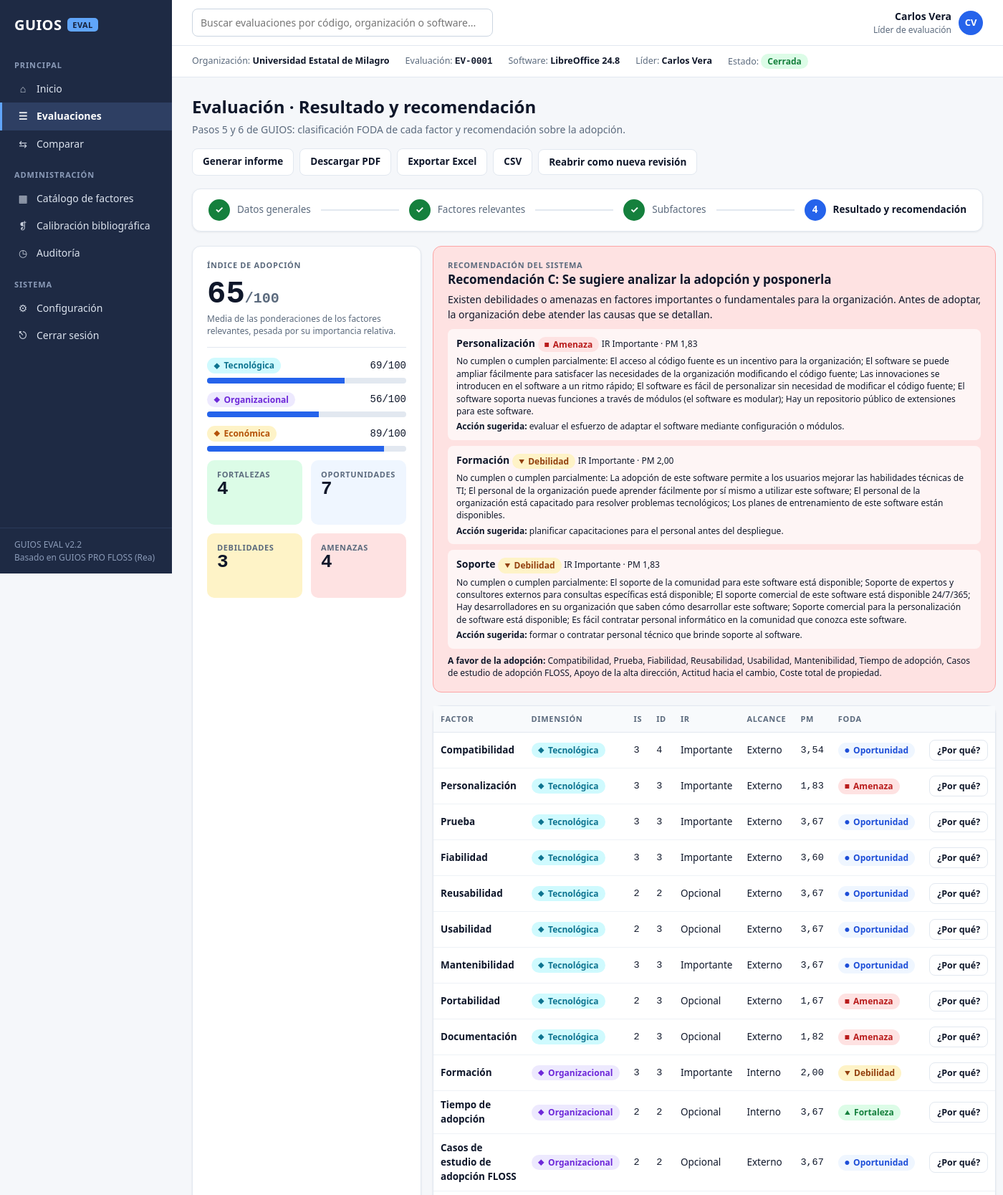
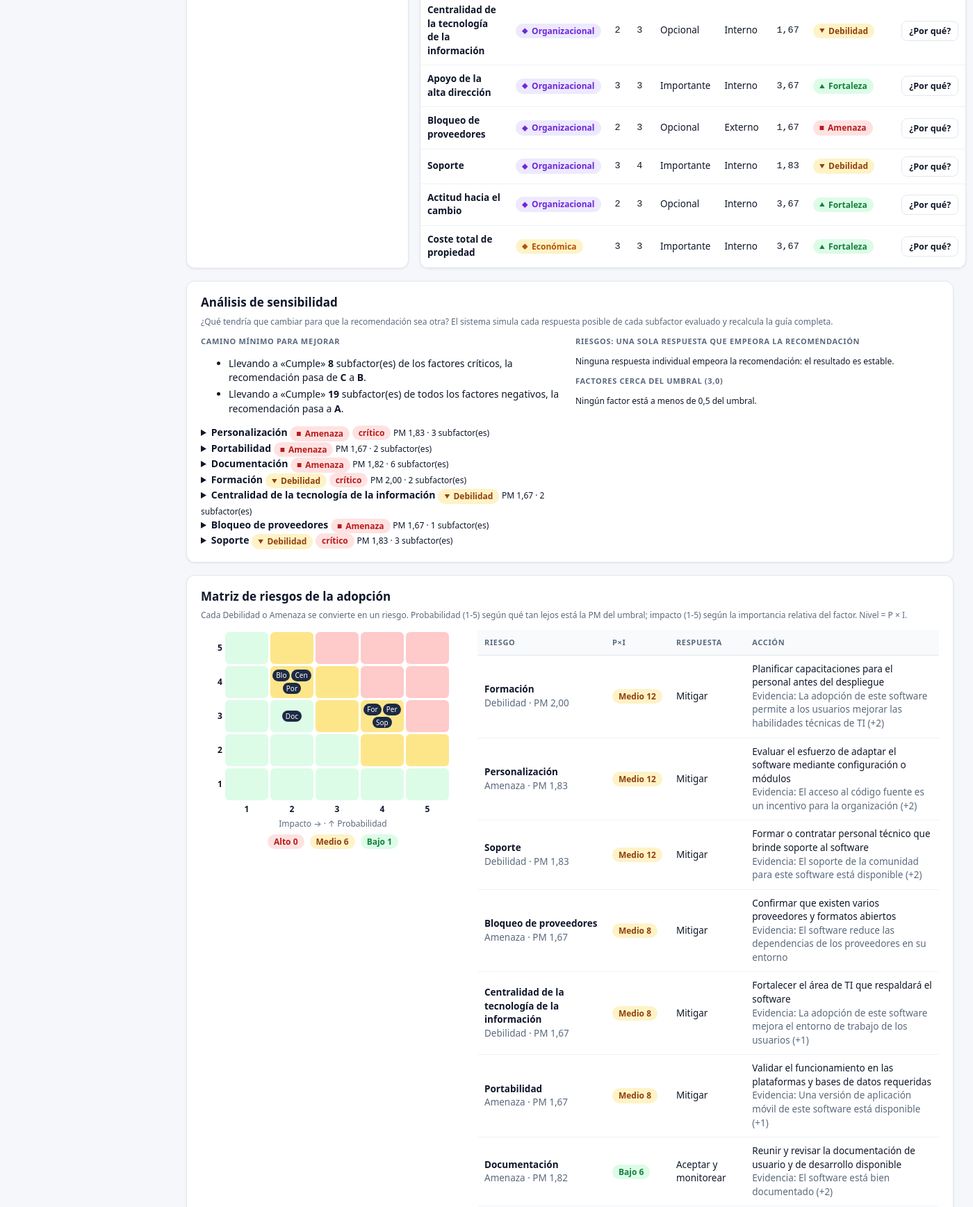
The app's page /evaluaciones/1/paso-4 (signed in, upper part) with its own data (2 pictures, top to bottom).
### tables this page shows
CREATE TABLE usuarios (
  id INTEGER PRIMARY KEY AUTOINCREMENT,
  nombre TEXT NOT NULL,
  correo TEXT NOT NULL UNIQUE,
  clave TEXT NOT NULL,
  rol TEXT NOT NULL,
  activo INTEGER NOT NULL DEFAULT 1,
  creado TEXT NOT NULL
, foto TEXT, estado TEXT NOT NULL DEFAULT 'activo', rol_solicitado TEXT, cambiar_clave INTEGER NOT NULL DEFAULT 0, motivo_rechazo TEXT);

CREATE TABLE evaluaciones (
  id INTEGER PRIMARY KEY AUTOINCREMENT,
  codigo TEXT NOT NULL UNIQUE,
  org_nombre TEXT NOT NULL,
  org_ruc TEXT, org_sector TEXT, org_correo TEXT,
  sw_nombre TEXT NOT NULL,
  sw_version TEXT, sw_tipo TEXT, sw_licencia TEXT, sw_proveedor TEXT, sw_descripcion TEXT,
  catalogo_id INTEGER NOT NULL REFERENCES catalogos(id),
  snapshot TEXT NOT NULL,
  estado TEXT NOT NULL DEFAULT 'borrador',
  lider_id INTEGER NOT NULL REFERENCES usuarios(id),
  revision_de INTEGER REFERENCES evaluaciones(id),
  decision TEXT NOT NULL DEFAULT 'no_emitida',
  decision_comentario TEXT,
  decision_por INTEGER REFERENCES usuarios(id),
  decision_fecha TEXT,
  resultado TEXT,
  creado TEXT NOT NULL,
  cerrado TEXT
, resumen_ia TEXT);

CREATE TABLE votos_factor (
  evaluacion_id INTEGER NOT NULL REFERENCES evaluaciones(id) ON DELETE CASCADE,
  usuario_id INTEGER NOT NULL REFERENCES usuarios(id),
  factor_key TEXT NOT NULL,
  id_valor INTEGER,
  alcance TEXT,
  PRIMARY KEY (evaluacion_id, usuario_id, factor_key)
);

### guios/app.py (the view)
@app.route("/evaluaciones/<int:eid>/paso-4")
@login_requerido()
def paso4(eid):
    ev = obtener_eval(eid)
    res = evaluar(ev)
    revisor = con_rol("revisor")
    sens = engine.sensibilidad(construir_entrada(ev), umbral()) if res["recomendacion"] else None
    resumen = json.loads(ev["resumen_ia"]) if ev["resumen_ia"] else None
    riesgos = engine.matriz_riesgos(res, umbral()) if res["recomendacion"] else None
    return render_template("paso4.html", ev=ev, res=res, umbral=umbral(), es_revisor=revisor, sens=sens, riesgos=riesgos,
                           resumen=resumen, ia_activa=ia_modo() != "desactivado",
                           es_lider=(g.user["id"] == ev["lider_id"] or g.user["rol"] == "admin"),
                           decisor=nombre_usuario(ev["decision_por"]))

### guios/templates/paso4.html (shortened to what this page needs)
{% extends 'base.html' %}{% block title %}Resultado{% endblock %}
{% block content %}
<div class="head">
  <div><h1>Evaluación · Resultado y recomendación</h1><div class="muted">Pasos 5 y 6 de GUIOS: clasificación FODA de cada factor y recomendación sobre la adopción.</div></div>
  <div class="acciones">
    <a class="btn" href="{{ url_for('informe', eid=ev.id) }}">Generar informe</a>
    <a class="btn" href="{{ url_for('informe_pdf', eid=ev.id) }}">Descargar PDF</a>
    <a class="btn" href="{{ url_for('exportar_xlsx', eid=ev.id) }}">Exportar Excel</a>
    <a class="btn" href="{{ url_for('exportar_csv', eid=ev.id) }}">CSV</a>
    {% if ev.estado=='cerrada' and g.user.rol in ['lider','admin'] %}
      <form method="post" action="{{ url_for('nueva_revision', eid=ev.id) }}"><button class="btn">Reabrir como nueva revisión</button></form>{% endif %}
  </div>
</div>
{% set actual = 4 %}{% include 'stepper.html' %}
<div class="grid" style="grid-template-columns:320px 1fr">
  <div class="card">
    <div class="upper">Índice de adopción</div>
    <div class="score" style="margin:10px 0 4px">{{ res.puntaje if res.puntaje is not none else '-' }}<span style="font-size:20px" class="muted">/100</span></div>
    <div class="small muted">Media de las ponderaciones de los factores relevantes, pesada por su importancia relativa.</div>
    <hr style="border:0;border-top:1px solid var(--borde);margin:14px 0">
    {% for dname, val in res.dimensiones.items() %}
      <div class="acciones" style="justify-content:space-between"><span class="chip dim-{{ dname }}">{{ dname }}</span><span class="mono">{{ val if val is not none else '-' }}/100</span></div>
      <div class="bar" style="margin:6px 0 12px"><i style="width:{{ val or 0 }}%"></i></div>
    {% endfor %}
    <div class="foda-grid" style="margin-top:6px">
      <div class="fq-F"><div class="upper">Fortalezas</div><div class="score" style="font-size:26px">{{ res.conteo.Fortaleza }}</div></div>
      <div class="fq-O"><div class="upper">Oportunidades</div><div class="score" style="font-size:26px">{{ res.conteo.Oportunidad }}</div></div>
      <div class="fq-D"><div class="upper">Debilidades</div><div class="score" style="font-size:26px">{{ res.conteo.Debilidad }}</div></div>
      <div class="fq-A"><div class="upper">Amenazas</div><div class="score" style="font-size:26px">{{ res.conteo.Amenaza }}</div></div>
    </div>
  </div>
  <div>
    {% set r = res.recomendacion %}
    {% if r %}
    <div class="reco {{ r.tipo }}" style="margin-bottom:18px">
      <div class="upper">Recomendación del sistema</div>
      <h2>Recomendación {{ r.tipo }}: {{ r.titulo }}</h2>
      <p style="margin:0 0 10px">{{ r.texto }}</p>
      {% for c in r.causas %}
        <div style="background:rgba(255,255,255,.65);border-radius:8px;padding:10px 12px;margin-bottom:8px">
          <b>{{ c.factor }}</b> <span class="chip {{ c.foda }}">{{ c.foda }}</span> <span class="small">IR {{ c.ir }} · PM {{ c.pm|num }}</span>
          {% if c.subfactores %}<div class="small" style="margin-top:4px">No cumplen o cumplen parcialmente: {{ c.subfactores|join('; ') }}.</div>{% endif %}
          <div class="small" style="margin-top:4px"><b>Acción sugerida:</b> {{ c.accion }}.</div>
        </div>
      {% endfor %}
      {% if r.fortalezas %}<div class="small"><b>A favor de la adopción:</b> {{ r.fortalezas|join(', ') }}.</div>{% endif %}
    </div>
    {% else %}<div class="card empty">El resultado aparecerá cuando haya factores relevantes con subfactores evaluados.</div>{% endif %}
    <div class="card" style="padding:0">
      <table class="t">
        <tr><th>Factor</th><th>Dimensión</th><th>IS</th><th>ID</th><th>IR</th><th>Alcance</th><th>PM</th><th>FODA</th><th></th></tr>
        {% for f in res.factores %}
        <tr class="{{ '' if f.relevante else 'off' }}">
          <td><b>{{ f.nombre }}</b>{% if f.desacuerdo_id %} <span class="chip warn">desacuerdo</span>{% endif %}</td>
          <td><span class="chip dim-{{ f.dimension }}">{{ f.dimension }}</span></td>
          <td class="mono">{{ f.is_valor }}</td><td class="mono">{{ f.id or '-' }}</td>
          <td>{{ NIVELES[f.ir] if f.ir else '-' }}</td><td>{{ f.alcance }}</td>
          <td class="mono">{{ f.pm|num }}</td>
          <td>{% if f.foda %}<span class="chip {{ f.foda }}">{{ f.foda }}</span>{% elif not f.relevante and f.ir %}<span class="muted small">No relevante</span>{% else %}<span class="muted small">Sin evaluar</span>{% endif %}</td>
          <td><button type="button" class="btn sm" onclick="toggleCalc('{{ f.key }}')">¿Por qué?</button></td>
        </tr>
        {% endfor %}
      </table>
    </div>
  </div>
</div>
{% if sens %}
<div class="card" id="sensibilidad">
  <h2>Análisis de sensibilidad</h2>
  <p class="small muted" style="margin-top:-6px">¿Qué tendría que cambiar para que la recomendación sea otra? El sistema simula cada respuesta posible de cada subfactor evaluado y recalcula la guía completa.</p>
  <div class="grid g2" style="gap:16px">
    <div>
      <div class="upper">Camino mínimo para mejorar</div>
      {% if sens.base == 'A' %}<p>La recomendación ya es A.</p>
      {% else %}
        <ul class="sens">
        {% if sens.ruta_criticos_resultado and sens.ruta_criticos_resultado != sens.base %}<li>Llevando a «Cumple» <b>{{ sens.ruta_criticos_total }}</b> subfactor(es) de los factores críticos, la recomendación pasa de <b>{{ sens.base }}</b> a <b>{{ sens.ruta_criticos_resultado }}</b>.</li>{% endif %}
        {% if sens.ruta_resultado != sens.base %}<li>Llevando a «Cumple» <b>{{ sens.ruta_total }}</b> subfactor(es) de todos los factores negativos, la recomendación pasa a <b>{{ sens.ruta_resultado }}</b>.</li>{% endif %}
        </ul>
        {% for r in sens.ruta %}<details><summary><b>{{ r.factor }}</b> <span class="chip {{ r.foda }}">{{ r.foda }}</span>{% if r.critico %} <span class="chip mal">crítico</span>{% endif %} <span class="small">PM {{ r.pm|num }} · {{ r.subfactores|length }} subfactor(es)</span></summary>
          <ol class="small">{% for t in r.subfactores %}<li>{{ t }}</li>{% endfor %}</ol></details>{% endfor %}
      {% endif %}
    </div>
    <div>
      <div class="upper">Riesgos: una sola respuesta que empeora la recomendación</div>
      {% if sens.riesgos %}<ul class="sens small">{% for x in sens.riesgos %}<li><b>{{ x.factor }}</b>: «{{ x.subfactor }}» de {{ x.desde|num(1) }} a {{ x.hasta }} → recomendación <b>{{ x.nueva }}</b></li>{% endfor %}</ul>
      {% else %}<p class="small">Ninguna respuesta individual empeora la recomendación: el resultado es estable.</p>{% endif %}
      <div class="upper" style="margin-top:12px">Factores cerca del umbral ({{ umbral|num(1) }})</div>
      {% if sens.cercanos %}<ul class="sens small">{% for c in sens.cercanos %}<li><b>{{ c.factor }}</b> PM {{ c.pm|num }} ({{ c.foda }}){% if c.puntos > 0 %}: le faltan {{ c.puntos|num(1) }} punto(s) para llegar al umbral{% else %}: está {{ (-c.puntos)|num(1) }} punto(s) sobre el umbral{% endif %}</li>{% endfor %}</ul>
      {% else %}<p class="small">Ningún factor está a menos de 0,5 del umbral.</p>{% endif %}
    </div>
  </div>
</div>
{% endif %}
{% if riesgos and riesgos.riesgos %}
<div class="card" id="riesgos">
  <h2>Matriz de riesgos de la adopción</h2>
  <p class="small muted" style="margin-top:-6px">Cada Debilidad o Amenaza se convierte en un riesgo. Probabilidad (1-5) según qué tan lejos está la PM del umbral; impacto (1-5) según la importancia relativa del factor. Nivel = P × I.</p>
  <div class="grid" style="gap:18px;align-items:start;grid-template-columns:380px 1fr">
    <div>
      <table class="heat">
        {% for p in [5,4,3,2,1] %}<tr><th class="small">{{ p }}</th>
          {% for i in [1,2,3,4,5] %}{% set v = p*i %}<td class="{{ 'alto' if v >= 15 else 'medio' if v >= 8 else 'bajo' }}" title="P={{ p }} · I={{ i }} · {{ v }}">{% for f in riesgos.celdas.get((p, i), []) %}<span class="punto" title="{{ f }}">{{ f[:3] }}</span>{% endfor %}</td>{% endfor %}</tr>{% endfor %}
        <tr><th></th>{% for i in [1,2,3,4,5] %}<th class="small">{{ i }}</th>{% endfor %}</tr>
      </table>
      <div class="small muted" style="text-align:center">Impacto →   ·   ↑ Probabilidad</div>
      <div class="acciones small" style="justify-content:center;margin-top:6px"><span class="chip mal">Alto {{ riesgos.conteo.Alto }}</span><span class="chip warn">Medio {{ riesgos.conteo.Medio }}</span><span class="chip ok">Bajo {{ riesgos.conteo.Bajo }}</span></div>
    </div>
    <table class="t small"><tr><th>Riesgo</th><th>P×I</th><th>Respuesta</th><th>Acción</th></tr>
    {% for r in riesgos.riesgos %}<tr><td><b>{{ r.factor }}</b><div class="muted">{{ r.foda }} · PM {{ r.pm|num }}</div></td>
      <td><span class="chip {{ 'mal' if r.nivel=='Alto' else 'warn' if r.nivel=='Medio' else 'ok' }}">{{ r.nivel }} {{ r.valor }}</span></td>
      <td>{{ r.respuesta }}</td><td>{{ r.accion }}{% if r.evidencia %}<div class="muted" title="{{ r.evidencia|join('; ') }}">Evidencia: {{ r.evidencia[0] }}{% if r.evidencia|length > 1 %} (+{{ r.evidencia|length - 1 }}){% endif %}</div>{% endif %}</td></tr>{% endfor %}
    </table>
  </div>
</div>
{% endif %}
{% endblock %}

### guios/templates/base.html (shortened to what this page needs)
<!doctype html>
<html lang="es">
<head>
<link rel="stylesheet" href="{{ url_for('static', filename='css/app.css') }}">
</head>
<body>
{% set ep = request.endpoint %}
<div class="shell">
  <aside class="side">
    <div class="brand">GUIOS <span class="tag">EVAL</span></div>
    <div class="nav">
      <div class="nav-grp">PRINCIPAL</div>
      <a href="{{ url_for('panel') }}" class="{{ 'on' if ep=='panel' }}"><span class="ico">⌂</span>Inicio</a>
      <a href="{{ url_for('evaluaciones') }}" class="{{ 'on' if ep in ['evaluaciones','nueva_evaluacion','paso1','paso2','paso3','paso4','participantes_view'] }}"><span class="ico">☰</span>Evaluaciones</a>
      <a href="{{ url_for('comparar') }}" class="{{ 'on' if ep=='comparar' }}"><span class="ico">⇆</span>Comparar</a>
      <div class="nav-grp">ADMINISTRACIÓN</div>
      <a href="{{ url_for('catalogo') }}" class="{{ 'on' if ep=='catalogo' }}"><span class="ico">▦</span>Catálogo de factores</a>
      <a href="{{ url_for('literatura_view') }}" class="{{ 'on' if ep=='literatura_view' }}"><span class="ico">❡</span>Calibración bibliográfica</a>
      {% if g.user.rol in ['admin','auditor','revisor','lider'] %}
      <a href="{{ url_for('auditoria') }}" class="{{ 'on' if ep=='auditoria' }}"><span class="ico">◷</span>Auditoría</a>
      {% endif %}
      <div class="nav-grp">SISTEMA</div>
      <a href="{{ url_for('configuracion') }}" class="{{ 'on' if ep=='configuracion' }}"><span class="ico">⚙</span>Configuración</a>
      <a href="{{ url_for('salir') }}"><span class="ico">⎋</span>Cerrar sesión</a>
    </div>
    <div class="bottom">GUIOS EVAL v2.2<br>Basado en GUIOS PRO FLOSS (Rea)</div>
  </aside>
  <div class="main">
    <header class="top">
      <form action="{{ url_for('evaluaciones') }}"><input type="text" name="q" placeholder="Buscar evaluaciones por código, organización o software..." aria-label="Buscar"></form>
      <div class="pill">
        <div style="text-align:right"><div style="font-weight:600">{{ g.user.nombre }}</div><div class="small muted">{{ NOMBRE_ROL[g.user.rol] }}</div></div>
        {% if g.user.foto %}<img class="avatar foto" src="{{ url_for('foto_usuario', uid=g.user.id) }}?v={{ g.user.foto }}" alt="Foto de perfil">
        {% else %}<div class="avatar">{{ g.user.nombre.split()[0][0] }}{{ g.user.nombre.split()[-1][0] }}</div>{% endif %}
      </div>
    </header>
    {% if ev %}
    <div class="ctx">
      <span>Organización: <b>{{ ev.org_nombre }}</b></span>
      <span>Evaluación: <b class="mono">{{ ev.codigo }}</b></span>
      <span>Software: <b>{{ ev.sw_nombre }} {{ ev.sw_version or '' }}</b></span>
      <span>Líder: <b>{{ ev.lider }}</b></span>
      <span>Estado: <span class="chip {{ ev.estado }}">{{ ESTADOS[ev.estado] }}</span></span>
    </div>
    {% endif %}
    <main class="content">
      {% block content %}{% endblock %}
    </main>
  </div>
</div>
</body>
</html>

### records on screen
usuarios: user.nombre "Carlos Vera", rol "Líder de evaluación", user.nombre "C", user.nombre "V", lider "Carlos Vera"
evaluaciones: org_nombre "Universidad Estatal de Milagro", codigo "EV-0001", sw_nombre "LibreOffice", sw_version "24.8", estado "Cerrada"
votos_factor: nombre "Soporte", dimension "Organizacional", is_valor "3", id_valor "4", NIVELES "Importante", alcance "Interno", pm|num "1,83", foda "Debilidad"

### other values on screen
{{ '✓' if actual>i else i }} "✓" "✓" "✓" "4"
{{ nombre }} "Datos generales" "Factores relevantes" "Subfactores" "Resultado y recomendación"
{{ res.puntaje if res.puntaje is not none else '-' }} "65"
{{ dname }} "Tecnológica" "Organizacional" "Económica"
{{ val if val is not none else '-' }} "69" "56" "89"
{{ res.conteo.Fortaleza }} "4"
{{ res.conteo.Oportunidad }} "7"
{{ res.conteo.Debilidad }} "3"
{{ res.conteo.Amenaza }} "4"
{{ r.tipo }} "C"
{{ r.titulo }} "Se sugiere analizar la adopción y posponerla"
{{ r.texto }} "Existen debilidades o amenazas en factores importantes o fundamentales para la organización. Antes de adoptar, la organización debe atender las causas que se detallan."
{{ c.factor }} "Personalización" "Formación" "Soporte"
{{ c.foda }} "Amenaza" "Debilidad" "Debilidad"
{{ c.ir }} "Importante" "Importante" "Importante"
